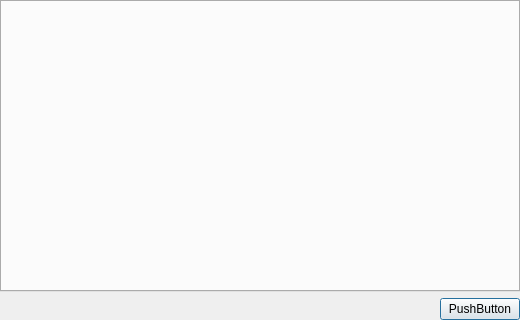
<?xml version="1.0" encoding="UTF-8"?>
<ui version="4.0">
 <class>Dialog</class>
 <widget class="QDialog" name="Dialog">
  <property name="geometry">
   <rect>
    <x>0</x>
    <y>0</y>
    <width>520</width>
    <height>320</height>
   </rect>
  </property>
  <property name="sizePolicy">
   <sizepolicy hsizetype="Preferred" vsizetype="Preferred">
    <horstretch>0</horstretch>
    <verstretch>0</verstretch>
   </sizepolicy>
  </property>
  <property name="windowTitle">
   <string>选择表情</string>
  </property>
  <layout class="QGridLayout" name="gridLayout_2">
   <property name="leftMargin">
    <number>0</number>
   </property>
   <property name="topMargin">
    <number>0</number>
   </property>
   <property name="rightMargin">
    <number>0</number>
   </property>
   <property name="bottomMargin">
    <number>0</number>
   </property>
   <item row="0" column="0">
    <layout class="QGridLayout" name="gridLayout" columnstretch="1,0">
     <item row="0" column="0" colspan="2">
      <widget class="QTabWidget" name="tabWidget">
       <property name="sizePolicy">
        <sizepolicy hsizetype="Expanding" vsizetype="Expanding">
         <horstretch>0</horstretch>
         <verstretch>0</verstretch>
        </sizepolicy>
       </property>
       <property name="currentIndex">
        <number>-1</number>
       </property>
      </widget>
     </item>
     <item row="1" column="0">
      <spacer name="horizontalSpacer">
       <property name="orientation">
        <enum>Qt::Horizontal</enum>
       </property>
       <property name="sizeHint" stdset="0">
        <size>
         <width>40</width>
         <height>20</height>
        </size>
       </property>
      </spacer>
     </item>
     <item row="1" column="1">
      <widget class="QPushButton" name="pushButton">
       <property name="text">
        <string>PushButton</string>
       </property>
      </widget>
     </item>
    </layout>
   </item>
  </layout>
 </widget>
 <resources/>
 <connections/>
 <slots>
  <slot>onClickCell()</slot>
 </slots>
</ui>
